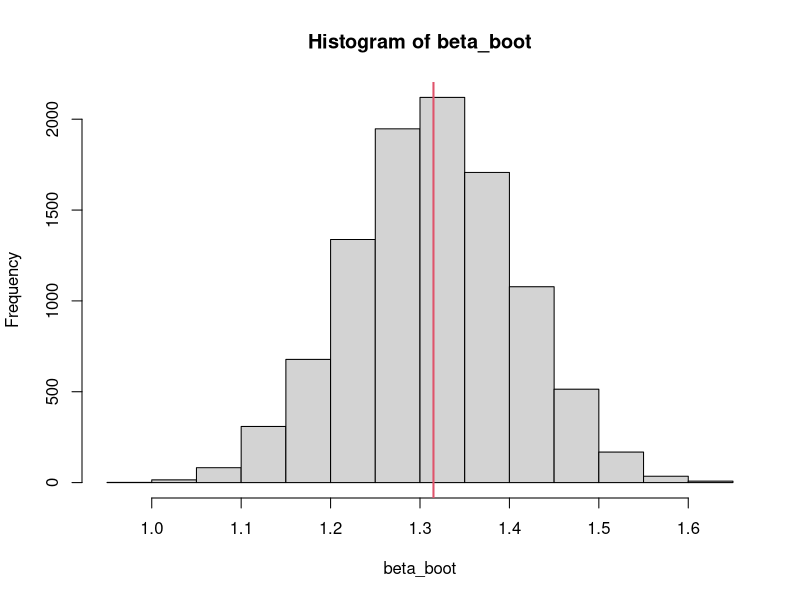
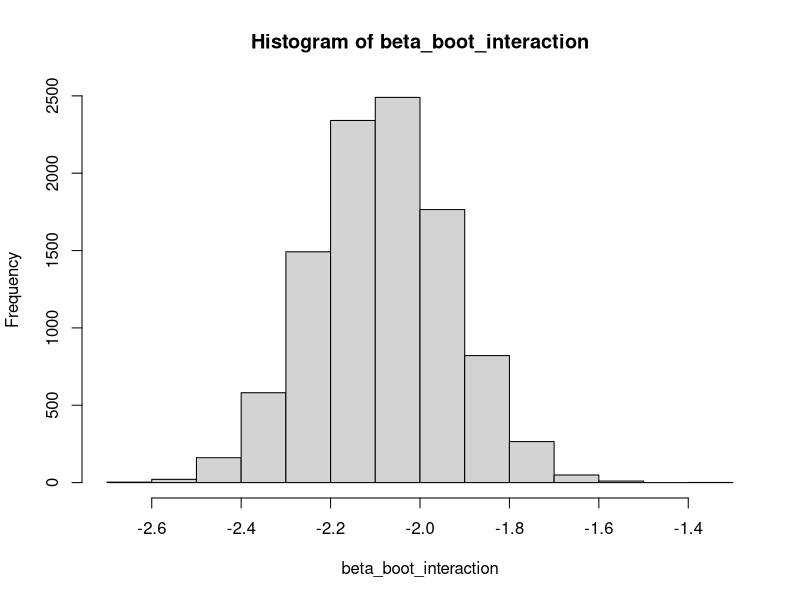
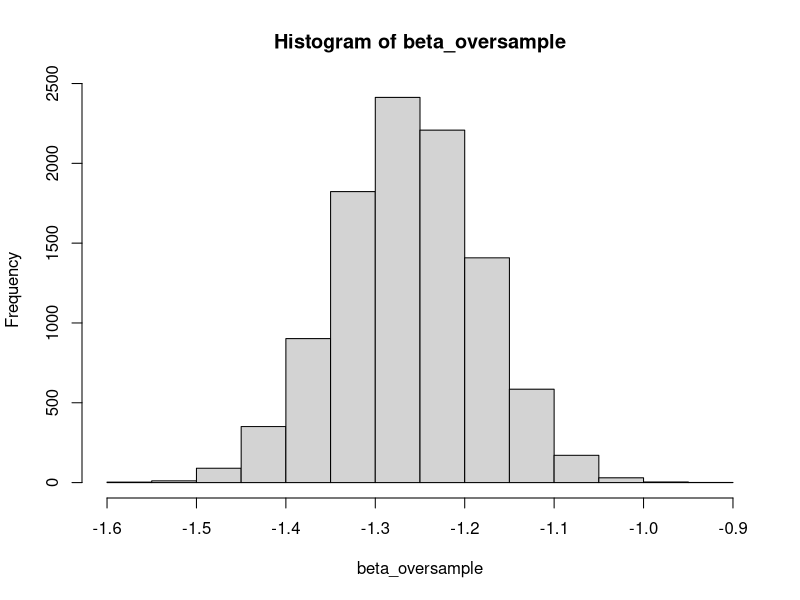

Reproduce these figures in R, in order.

n = 1e3

data1 <- data.frame(
  id = 1:n,
  x1 = rbinom(n,1,0.8),
  z = rbinom(n,1,0.5)
)

# simulate response based on tx, group, and noise
# for most people (x1=1), tx is beneficial, beta = +2
# however, for x1=0, tx is harmful, beta = -2
data1$y = -2*data1$z + 4*data1$z*data1$x1 + rnorm(n,0,1)

# estimate treatment diff for aggregate sample
summary(lm(y~z, data=data1))
beta = lm(y ~ z, data=data1)$coef[2]

# add interaction term
summary(lm(y~z + x1 + x1*z, data=data1))

# bootstrap
beta_boot <- replicate(1e4, {
  data_resample <- data1[sample(nrow(data1), nrow(data1), replace=T), ]
  lm(y ~ z, data=data_resample)$coef[2]
})

# plot bootstrap distribution and vertical line at point estimate
hist(beta_boot)
abline(v=beta, col=2, lwd=2)
mean(beta_boot)
sqrt(var(beta_boot))

# bootstrap interaction term
beta_boot_interaction <- replicate(1e4, {
  data_resample <- data1[sample(nrow(data1), nrow(data1), replace=T), ]
  lm(y ~ z + x1 + z*x1, data=data_resample)$coef[2]
})

# plot bootstrap distribution and vertical line at point estimate
hist(beta_boot_interaction)
abline(v=beta, col=2, lwd=2)
mean(beta_boot_interaction)
sqrt(var(beta_boot_interaction))


# what if we had oversampled the group where x1=0?
library(sampling)
data1 <- data1[order(data1$x1),] #sort data
beta_oversample <- replicate(1e4, {
  data_oversample <- getdata(data1, strata(data1, "x1", size = c(800, 200), 
                                           method = "srswr"))
  lm(y ~ z, data=data_oversample)$coef[2]
})

hist(beta_oversample)
mean(beta_oversample)
